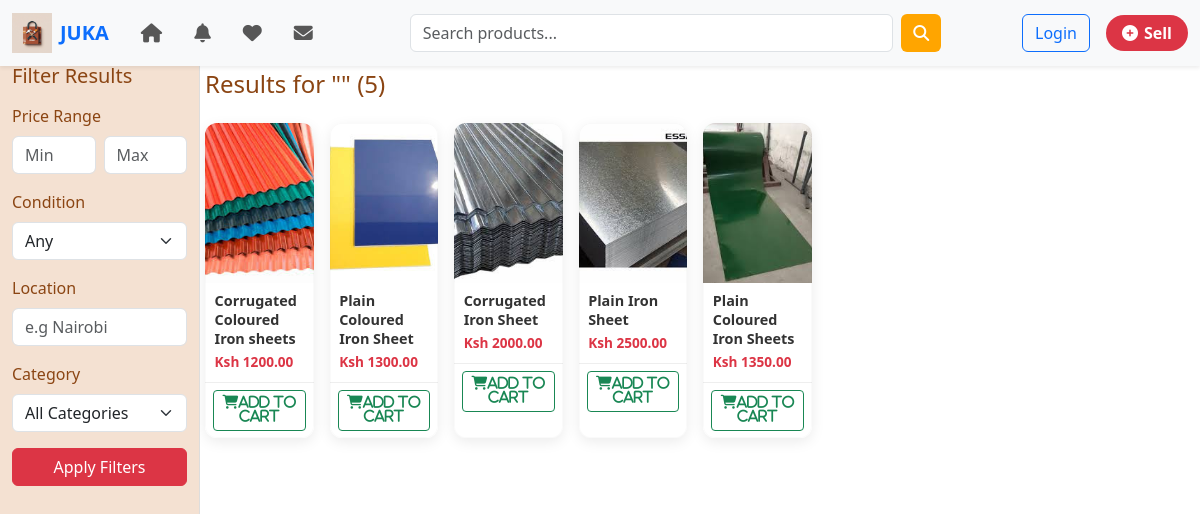
The app's page /search/ with its own data.
### sellers/models.py (models this page shows)
class Advert(models.Model):
    shop = models.ForeignKey(
        Shop,
        related_name='adverts',
        on_delete=models.CASCADE
    )
    seller = models.ForeignKey(settings.AUTH_USER_MODEL, on_delete=models.CASCADE)
    title = models.CharField(max_length=255)
    description = models.TextField(blank=True)
    category = models.ForeignKey("categories.Category", related_name="adverts", on_delete=models.CASCADE)
    price = models.DecimalField(max_digits=10, decimal_places=2)
    type = models.CharField(max_length=50, blank=True, null=True)
    size = models.CharField(max_length=50, blank=True, null=True)
    thickness = models.CharField(max_length=20, blank=True, null=True)
    color = models.CharField(max_length=50, blank=True, null=True)
    weight = models.CharField(max_length=50, blank=True, null=True)  # <-- new
    shape = models.CharField(max_length=50, blank=True, null=True)
    image = models.ImageField(upload_to="adverts/")
    created_at = models.DateTimeField(auto_now_add=True)
    attributes = models.TextField(blank=True, null=True)  # freeform attributes
    active = models.BooleanField(default=True)  # Active or Draft

### JUKA/views.py (the view)
# urls.py: path("search/", views.search_results, name="search"),
def search_results(request):
    query = request.GET.get("q", "").strip()
    results = Advert.objects.filter(active=True)
    if query:
        results = results.filter(
            Q(title__icontains=query) |
            Q(description__icontains=query)
        )
    min_price = request.GET.get("min_price")
    max_price = request.GET.get("max_price")
    if min_price:
        results = results.filter(price__gte=min_price)
    if max_price:
        results = results.filter(price__lte=max_price)
    condition = request.GET.get("condition")
    if condition:
        results = results.filter(type__iexact=condition)
    location = request.GET.get("location")
    if location:
        results = results.filter(shop__location__icontains=location)
    category_id = request.GET.get("category")
    if category_id:
        results = results.filter(category_id=category_id)
    results = results.exclude(image="")
    categories = Category.objects.all()
    return render(request, "search_results.html", {
        "query": query,
        "results": results,
        "categories": categories,
        "show_sidebar": True
    })

### JUKA/context_processors.py (called while the page is built)
def categories_processor(request):
    return {
        "categories": Category.objects.all()
    }

def saved_items(request):
    saved_ids = set()
    if request.user.is_authenticated:
        saved_ids = set(SavedItem.objects.filter(user=request.user).values_list("advert_id", flat=True))
    return {'user_saved_ids': saved_ids}

def unread_counts(request):
    if request.user.is_authenticated:
        unread_messages = Message.objects.filter(
            receiver=request.user,
            is_read=False
        ).count()
        unread_notifications = Notification.objects.filter(
            user=request.user,
            is_read=False
        ).count()
    else:
        unread_messages = 0
        unread_notifications = 0
    return {
        'unread_messages': unread_messages,
        'unread_notifications': unread_notifications,
    }

### templates/search_results.html (shortened to what this page needs)
{% extends "base.html" %}
{% block content %}
    <div class="container-fluid">
        <div class="row">
            <div class="col-md-3 category-sidebar">
                <h5 class="mb-3">Filter Results</h5>
                <form method="get" action="{% url 'search' %}">
                    <div class="mb-3">
                        <label class="form-label">Price Range</label>
                        <div class="d-flex">
                            <input type="number" name="min_price" class="form-control me-2" placeholder="Min"
                                   value="{{ request.GET.min_price }}">
                            <input type="number" name="max_price" class="form-control" placeholder="Max"
                                   value="{{ request.GET.max_price }}">
                        </div>
                    </div>
                    <div class="mb-3">
                        <label class="form-label">Condition</label>
                        <select name="condition" class="form-select">
                            <option value="">Any</option>
                        </select>
                    </div>
                    <div class="mb-3">
                        <label class="form-label">Location</label>
                        <input type="text" name="location" class="form-control" placeholder="e.g Nairobi"
                               value="{{ request.GET.location }}">
                    </div>
                    <div class="mb-3">
                        <label class="form-label">Category</label>
                        <select name="category" class="form-select">
                            <option value="">All Categories</option>
                        </select>
                    </div>
                    <button type="submit" class="btn btn-danger w-100">Apply Filters</button>
                </form>
            </div>
            <div class="col-md-9">
                <h4 class="mb-4">Results for "{{ query }}" ({{ results.count }})</h4>
                {% if results %}
                    <div class="row g-3">
                        {% for advert in results %}
                            <div class="col-6 col-sm-4 col-md-3 col-lg-2">
                                <a href="{% url 'product_detail' advert.id %}" class="text-decoration-none text-dark">
                                    <div class="card product-card h-100">
                                        <img src="{{ advert.image.url }}" alt="{{ advert.title }}" class="card-img-top">
                                        <div class="card-body">
                                            <h5 class="card-title">{{ advert.title }}</h5>
                                            <p class="card-price text-danger">Ksh {{ advert.price }}</p>
                                        </div>
                                        <div class="card-footer bg-white d-flex justify-content-between">
                                            {% if user.is_authenticated %}
                                                <div class="btn-group">
                                                    {% if advert.id in user_saved_ids %}
                                                        <a href="{% url 'save_item' advert.id %}"
                                                           class="btn btn-sm btn-outline-danger">
                                                            <i class="fas fa-heart text-danger"></i>
                                                        </a>
                                                    {% else %}
                                                        <a href="{% url 'save_item' advert.id %}"
                                                           class="btn btn-sm btn-outline-danger">
                                                            <i class="far fa-heart"></i>
                                                        </a>
                                                    {% endif %}
                                                    <a href="{% url 'add_to_cart' advert.id %}"
                                                       class="btn btn-sm btn-outline-success" title="Add to Cart">
                                                        <i class="fas fa-shopping-cart">Add To Cart</i>
                                                    </a>
                                                </div>
                                            {% else %}
                                                <a href="{% url 'account_login' %}"
                                                   class="btn btn-sm btn-outline-success">
                                                    <i class="fas fa-shopping-cart">Add To Cart</i>
                                                </a>
                                            {% endif %}
                                        </div>
                                    </div>
                                </a>
                            </div>
                        {% endfor %}
                    </div>
                {% else %}
                    <div class="alert alert-warning">No products found for your search.</div>
                {% endif %}
            </div>
        </div>
    </div>
{% endblock %}

### static/main.css (style rules this page uses)
body { padding-top: 70px; width: 100%; max-width: 100%; font-family: 'Segoe UI', Arial, sans-serif; overflow-x: hidden; }
:root { --orange: #FFA500; --yellow: #FFD700; --brown: #8B4513; --white: #ffffff; }
body { background-color: var(--white); color: var(--brown); }
form input { border-radius: 50px; }
form button { border-radius: 50px; }
.category-sidebar { width: 200px; background-color: #f4e1d2; position: fixed; top: 70px; bottom: 0; left: 0; overflow-y: auto; border-right: 1px solid #ddd; margin: 0; padding-top: 5px; z-index: 1000; }
.layout-with-sidebar .category-sidebar { width: 200px; background-color: #f4e1d2; position: fixed; top: 59px; bottom: 0; left: 0; overflow-y: auto; border-right: 1px solid #ddd; margin: 0; z-index: 1000; }
.product-card { border: none; border-radius: 12px; background-color: #ffffff; box-shadow: 0 4px 14px rgba(0, 0, 0, 0.08); transition: transform 0.25s ease, box-shadow 0.25s ease; overflow: hidden; }
.product-card img { width: 100%; height: 160px; object-fit: cover; background-color: #f6f6f6; }
.product-card .card-body { padding: 0.6rem; }
.product-card .card-title { font-size: 0.9rem; font-weight: 600; color: #333; margin-bottom: 0.2rem; line-height: 1.3; }
.product-card .card-price { font-size: 0.85rem; font-weight: bold; color: #dc3545; margin: 0; }
.product-card .card-footer { background-color: #fff; border-top: 1px solid #eee; padding: 0.45rem 0.5rem; position: relative; overflow: hidden; }
.product-card::after { content: ""; position: absolute; inset: 0; border-radius: 12px; pointer-events: none; box-shadow: inset 0 0 0 1px rgba(0,0,0,0.02); }

### records on screen
Advert: image (picture), title "Corrugated Coloured Iron sheets", price "1200.00"
Advert: image (picture), title "Plain Coloured Iron Sheet", price "1300.00"
Advert: image (picture), title "Corrugated Iron Sheet", price "2000.00"
Advert: image (picture), title "Plain Iron Sheet", price "2500.00"
Advert: image (picture), title "Plain Coloured Iron Sheets", price "1350.00"

### other values on screen
{{ results.count }} "5"
